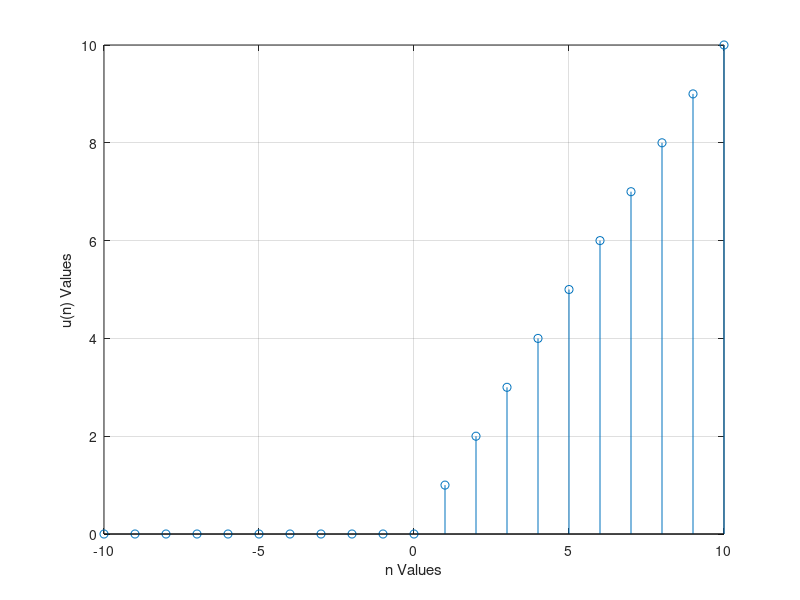

Write the MATLAB code that produced this figure.
%©ALRAAAFI (ID-22111128:JSTUCSE4th)
clc;
clear all;
close all;


n = -10:1:10; %stat:step:end
p = 0;
u = n.*( n-p >= 0);


stem(n,u);
xlabel('n Values');
ylabel('u(n) Values');
grid on;



